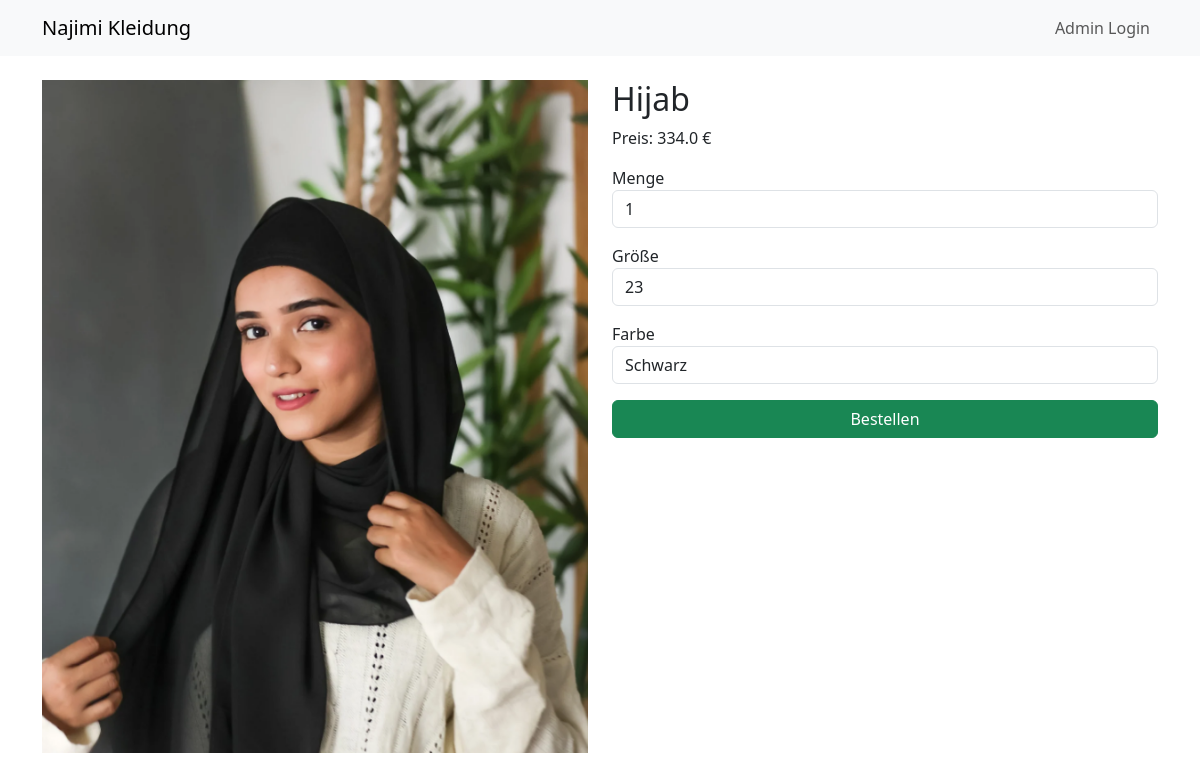
Page /produkt/14 on the committed database.
### tables this page shows
CREATE TABLE produkte (
            id INTEGER PRIMARY KEY AUTOINCREMENT,
            name TEXT,
            preis REAL,
            grosse TEXT,
            farbe TEXT,
            bild TEXT
        , kategorie TEXT);

### app.py (the view)
@app.route('/produkt/<int:produkt_id>')
def detail(produkt_id):
    conn = connect_db()
    c = conn.cursor()
    c.execute("SELECT * FROM produkte WHERE id=?", (produkt_id,))
    produkt = c.fetchone()
    conn.close()
    if not produkt:
        return "Produkt nicht gefunden", 404
    return render_template('detail.html', produkt=produkt)

### app.py (called while the page is built)
def connect_db():
    conn = sqlite3.connect('kleidung.db')
    conn.row_factory = sqlite3.Row
    return conn

### templates/detail.html (shortened to what this page needs)
{% extends 'base.html' %}
{% block content %}
<div class="row mt-4">
    <div class="col-md-6">
        <img src="{{ url_for('static', filename='images/' + produkt['kategorie'] + '/' + produkt['bild']) }}"
             class="img-fluid" alt="{{ produkt['name'] }}">
    </div>
    <div class="col-md-6">
        <h2>{{ produkt['name'] }}</h2>
        <p>Preis: {{ produkt['preis'] }} €</p>
        <form action="{{ url_for('bestellungen_info', produkt_id=produkt['id']) }}" method="POST">
            <div class="mb-3">
                <label>Menge</label>
                <input type="number" name="menge" value="1" min="1" class="form-control">
            </div>
            <div class="mb-3">
                <label>Größe</label>
                <input type="text" name="grosse" value="{{ produkt['grosse'] }}" class="form-control">
            </div>
            <div class="mb-3">
                <label>Farbe</label>
                <input type="text" name="farbe" value="{{ produkt['farbe'] }}" class="form-control">
            </div>
            <button type="submit" class="btn btn-success w-100">Bestellen</button>
        </form>
    </div>
</div>
{% endblock %}

### rows in the picture
produkte: kategorie+bild (picture), name "Hijab", preis "334.0", grosse "23", farbe "Schwarz"
